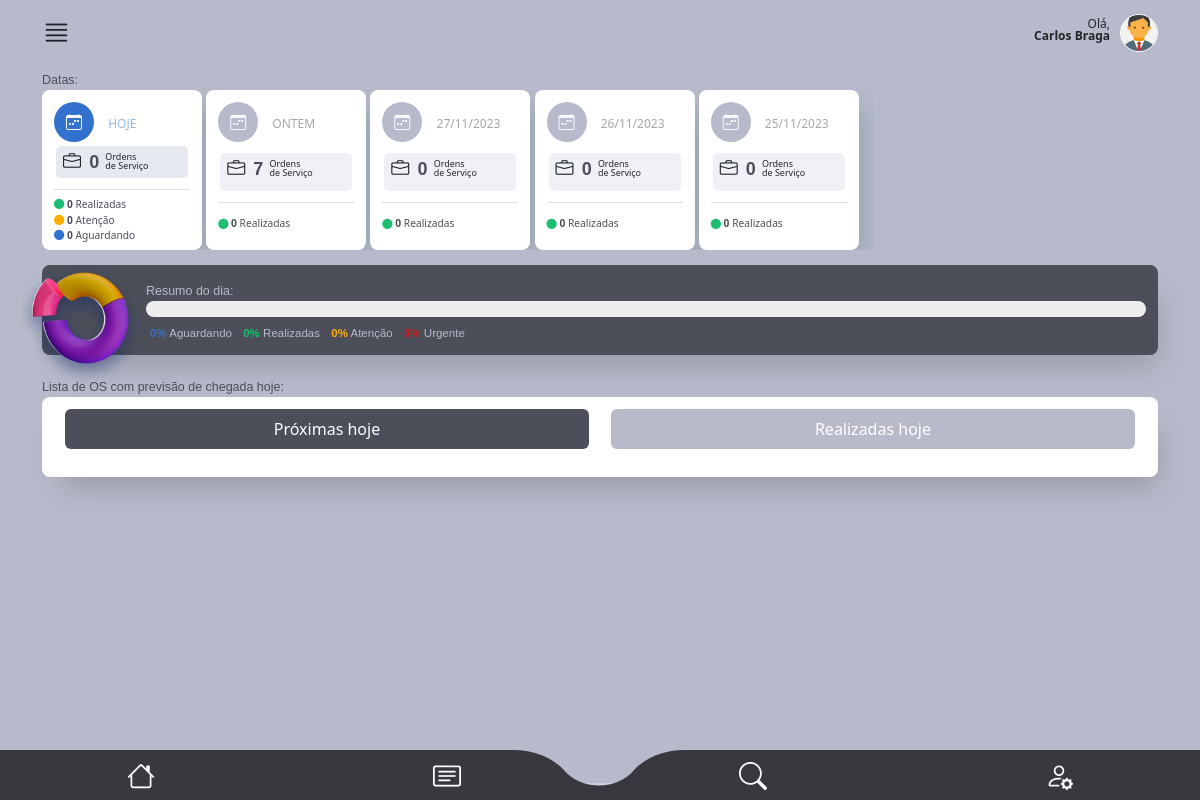
The page /main/dashboard/ (signed in) on the database as committed earlier.
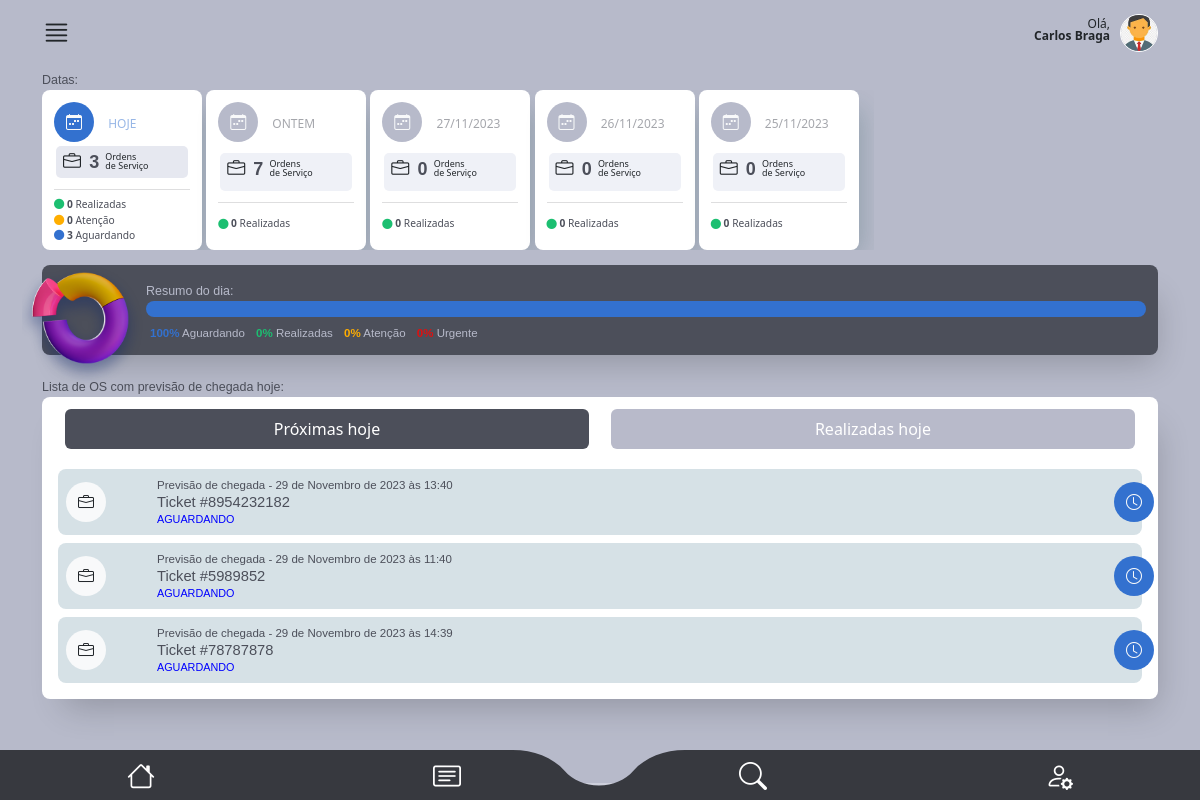
The same page on the database as committed later.
### staff/models.py (models this page shows, shortened)
class OrdemDeServico(models.Model):
    ticket = models.CharField(max_length=200, unique=True)
    tecnico = models.ForeignKey(
        CustomUser,
        on_delete=models.CASCADE,
        related_name="ordens_técnico",
        null=True,
        default=None,
    )
    staff = models.ForeignKey(
        CustomUser, on_delete=models.CASCADE, related_name="ordens_staff"
    )
    descricao = models.TextField(max_length=600)
    previsao_chegada = models.DateTimeField(editable=True)
    previsao_execucao = models.DateTimeField(editable=True)
    material = models.CharField(max_length=100, validators=[MinLengthValidator(3)])
    equipamento = models.CharField(max_length=100, validators=[MinLengthValidator(3)])
    data_criacao = models.DateTimeField(auto_now_add=True)
    cliente = models.ForeignKey(Cliente, on_delete=models.CASCADE)
    endereco = models.ForeignKey(Endereco, on_delete=models.CASCADE)
    contrato = models.CharField(max_length=700, null=True, blank=True)
    atividade = models.CharField(max_length=50, choices=ACTIVITY_CHOICES)
    status_tecnico = models.CharField(max_length=50, choices=TECNICAL_CHOICES)
    status = models.CharField(
        max_length=10, choices=STATUS_CHOICES, default="Aguardando"
    )
    atraso_em_minutos = models.CharField(max_length=50, choices=ATRASO_CHOICES)
    atraso_descricao = models.TextField(max_length=400)
    descricao_reagendamento = models.TextField(max_length=400)
    vezes_reagendada = models.IntegerField(default=0)
    aceite = models.BooleanField(default=False)

### main/views.py (the view)
# urls.py: path("dashboard/", views.dashboard, name="dashboard"),
@user_passes_test(is_tecnico)
def dashboard(request):
    try:
        user = request.user
        today = date.today()
        yesterday = today - timedelta(days=1)
        day_before_yesterday = today - timedelta(days=2)
        three_days_ago = today - timedelta(days=3)
        four_days_ago = today - timedelta(days=4)
        day_before_yesterday_str = day_before_yesterday.strftime("%d/%m/%Y")
        three_days_ago_str = three_days_ago.strftime("%d/%m/%Y")
        four_days_ago_str = four_days_ago.strftime("%d/%m/%Y")
        card_total_realizadas_hoje = OrdemDeServico.objects.filter(
            previsao_chegada__date=today,
            tecnico=user,
            status__in=["Atenção", "Urgente", "Aguardando", "Concluído"],
            aceite=True,
        )
        card_realizadas_hoje = OrdemDeServico.objects.filter(
            previsao_chegada__date=today,
            status__in=["Concluído"],
            tecnico=user,
            aceite=True,
        )
        card_aguardando_hoje = OrdemDeServico.objects.filter(
            previsao_chegada__date=today,
            status__in=["Aguardando"],
            tecnico=user,
            aceite=True,
        )
        card_atencao_hoje = OrdemDeServico.objects.filter(
            previsao_chegada__date=today,
            status__in=["Atenção"],
            tecnico=user,
            aceite=True,
        )
        card_total_realizadas_ontem = OrdemDeServico.objects.filter(
            previsao_chegada__date=yesterday,
            tecnico=user,
            status__in=["Atenção", "Urgente", "Aguardando", "Concluído"],
            aceite=True,
        )
        card_realizadas_ontem = OrdemDeServico.objects.filter(
            previsao_chegada__date=yesterday,
            status__in=["Concluído"],
            tecnico=user,
            aceite=True,
        )
        card_total_realizadas_2d = OrdemDeServico.objects.filter(
            previsao_chegada__date=day_before_yesterday,
            tecnico=user,
            status__in=["Atenção", "Urgente", "Aguardando", "Concluído"],
            aceite=True,
        )
        card_realizadas_2d = OrdemDeServico.objects.filter(
            previsao_chegada__date=day_before_yesterday,
            status__in=["Concluído"],
            tecnico=user,
            aceite=True,
        )
        card_total_realizadas_3d = OrdemDeServico.objects.filter(
            previsao_chegada__date=three_days_ago,
            tecnico=user,
            status__in=["Atenção", "Urgente", "Aguardando", "Concluído"],
            aceite=True,
        )
        card_realizadas_3d = OrdemDeServico.objects.filter(
            previsao_chegada__date=three_days_ago,
            status__in=["Concluído"],
            aceite=True,
            tecnico=user,
        )
        card_total_realizadas_4d = OrdemDeServico.objects.filter(
            previsao_chegada__date=four_days_ago,
            tecnico=user,
            status__in=["Atenção", "Urgente", "Aguardando", "Concluído"],
            aceite=True,
        )
        card_realizadas_4d = OrdemDeServico.objects.filter(
            previsao_chegada__date=four_days_ago,
            status__in=["Concluído"],
            tecnico=user,
            aceite=True,
        )
        ordem_status = Case(
            When(status="Urgente", then=1),
            When(status="Atenção", then=2),
            When(status="Aguardando", then=3),
            default=4,
            output_field=IntegerField(),
        )
        proximas_hoje = OrdemDeServico.objects.filter(
            previsao_chegada__date=today,
            tecnico=user,
            status__in=["Atenção", "Urgente", "Aguardando"],
            aceite=True,
        ).order_by(ordem_status)
        realizadas_hoje = OrdemDeServico.objects.filter(
            previsao_chegada__date=today,
            tecnico=user,
            status__in=["Concluído"],
            aceite=True,
        )
        all_ordens = OrdemDeServico.objects.filter(
            tecnico=user,
            previsao_chegada__date=today,
            status__in=["Atenção", "Urgente", "Aguardando", "Concluído"],
            aceite=True,
        )
        counts = all_ordens.values("status").annotate(total=Count("status"))
        total_ordens = all_ordens.count()
        percent_concluido = 0
        percent_atencao = 0
        percent_urgente = 0
        percent_aguardando = 0
        aceites = calcula_aceite(user)
        for count in counts:
            if count["status"] == "Concluído":
                percent_concluido = round(
                    Decimal(count["total"]) / Decimal(total_ordens) * 100, 0
                )
            elif count["status"] == "Atenção":
                percent_atencao = round(
                    Decimal(count["total"]) / Decimal(total_ordens) * 100, 0
                )
            elif count["status"] == "Urgente":
                percent_urgente = round(
                    Decimal(count["total"]) / Decimal(total_ordens) * 100, 0
                )
            elif count["status"] == "Aguardando":
                percent_aguardando = round(
                    Decimal(count["total"]) / Decimal(total_ordens) * 100, 0
                )
        return render(
            request,
            "dashboard.html",
            {
                "day_before_yesterday": day_before_yesterday_str,
                "three_days_ago": three_days_ago_str,
                "four_days_ago": four_days_ago_str,
                "user": user,
                "percent_concluido": percent_concluido,
                "percent_atencao": percent_atencao,
                "percent_urgente": percent_urgente,
                "percent_aguardando": percent_aguardando,
                "card_total_realizadas_hoje": len(card_total_realizadas_hoje),
                "card_realizadas_hoje": len(card_realizadas_hoje),
                "card_aguardando_hoje": len(card_aguardando_hoje),
                "card_atencao_hoje": len(card_atencao_hoje),
                "card_total_realizadas_ontem": len(card_total_realizadas_ontem),
                "card_realizadas_ontem": len(card_realizadas_ontem),
                "card_total_realizadas_2d": len(card_total_realizadas_2d),
                "card_realizadas_2d": len(card_realizadas_2d),
                "card_total_realizadas_3d": len(card_total_realizadas_3d),
                "card_realizadas_3d": len(card_realizadas_3d),
                "card_total_realizadas_4d": len(card_total_realizadas_4d),
                "card_realizadas_4d": len(card_realizadas_4d),
                "proximas_hoje": proximas_hoje,
                "realizadas_hoje": realizadas_hoje,
                **aceites,
            },
        )
    except Exception as e:
        return render(request, "error.html", {"error_message": str(e)})

### main/helpers.py (called while the page is built)
def is_tecnico(user):
    return user.groups.filter(name="Técnico").exists()

def calcula_aceite(user):
    try:
        ordens = OrdemDeServico.objects.filter(
            tecnico=user, aceite=False, status__in=["Aguardando", "Atenção", "Urgente"]
        )
        ordens_pendentes = len(ordens)
        return {"ordens_pendentes": ordens_pendentes}
    except Exception as e:
        print(f"Erro ao calcular aviso: {e}")
        return {"ordens_pendentes": 0}

### main/templates/dashboard.html (shortened to what the changed rows need)
{% extends "base2.html" %}
{%load static%}
{% block rest %}
      <section id="dashboard_scr">
        <div class="container">
          <div class="oc_dia">
            <div class="boxes">
              <div class="box">
                <div class="box_mid">
                  <i class="bi bi-briefcase"></i>
                  <div class="qtd font-bold color04">{{card_total_realizadas_hoje}}</div>
                  <p>Ordens<br>de Serviço</p>
                </div>
                  <div class="box_below">
                      <ul>
                        <li class="color04"><i class="bi bi-circle-fill color01"></i> <strong>{{card_aguardando_hoje}}</strong> Aguardando</li>
                      </ul>
                  </div>
              </div>
            </div>
          </div>
            <div class="oc_chart">
                <div class="chart_box bg04 box-shadow">
                    <div class="bar_info">
                        <div class="bar">
                          <span class="bg01" style="width: {{percent_aguardando}}%;"></span>
                        </div>
                        <label class="label01 font-regular color03">
                            <span>
                                <span class="color01 font-bold">{{percent_aguardando}}%</span> Aguardando
                            </span>
                        </label>
                    </div>
                </div>
            </div>
            <div id="oc_lista">
                <div class="listas_here box-shadow">
                    <div class="tab-content" id="pills-tabContent">
                        <div class="tab-pane fade show active" id="pills-01" role="tabpanel" aria-labelledby="pills-home-tab" tabindex="0">
                            {% for ordem in proximas_hoje %}
                            <div class="oc_lista_item">
                                <a href="{% url 'os_detail' ordem.id %}" class="a-whole"></a>
                                <div class="row">
                                    <div class="col-2 col-md-1">
                                        <div class="icon bg-light"><i class="bi bi-briefcase text-dark"></i></div>
                                    </div>
                                    <div class="col-9 col-md-11">
                                        <div class="oc_l_data color04 font-light">Previsão de chegada - {{ ordem.previsao_chegada }}</div>
                                        <div class="oc_l_nome font-medium color04">Ticket #{{ ordem.ticket }}</div>
                                        <div class="oc_l_status font-medium {% if ordem.status == 'Urgente' %}color-red{% elif ordem.status == 'Atenção' %}color-yellow{% elif ordem.status == 'Aguardando' %}color-blue{% endif %}">{{ ordem.status }}</div>
                                    </div>
                                    {% if ordem.status == "Urgente" %}
                                        <div class="status_icon bg05 text-light">
                                            <i class="bi bi-exclamation-triangle-fill"></i>
                                        </div>
                                    {% elif ordem.status == "Atenção" %}
                                        <div class="status_icon bg06 text-dark">
                                            <i class="bi bi-flag"></i>
                                        </div>
                                    {% elif ordem.status == "Aguardando" %}
                                        <div class="status_icon bg01 text-light">
                                            <i class="bi bi-clock"></i>
                                        </div>
                                    {% endif %}
                                </div>
                            </div>
                            {% endfor %}
                        </div>
                </div>
            </div>
        </div>
      </section>
      {% endblock %}

Rows that differ between the two databases and show on the page:
now on this page (row edited): OrdemDeServico: previsao_chegada "29 de Novembro de 2023 às 13:40", ticket "8954232182", status "AGUARDANDO"
now on this page (row edited): OrdemDeServico: previsao_chegada "29 de Novembro de 2023 às 11:40", ticket "5989852", status "AGUARDANDO"
added OrdemDeServico: previsao_chegada "29 de Novembro de 2023 às 14:39", ticket "78787878", status "AGUARDANDO"
Other text that changed with them:
{{ card_total_realizadas_hoje }}: "0" → "3"
{{ card_aguardando_hoje }}: "0" → "3"
{{ percent_aguardando }}: "0" → "100"
